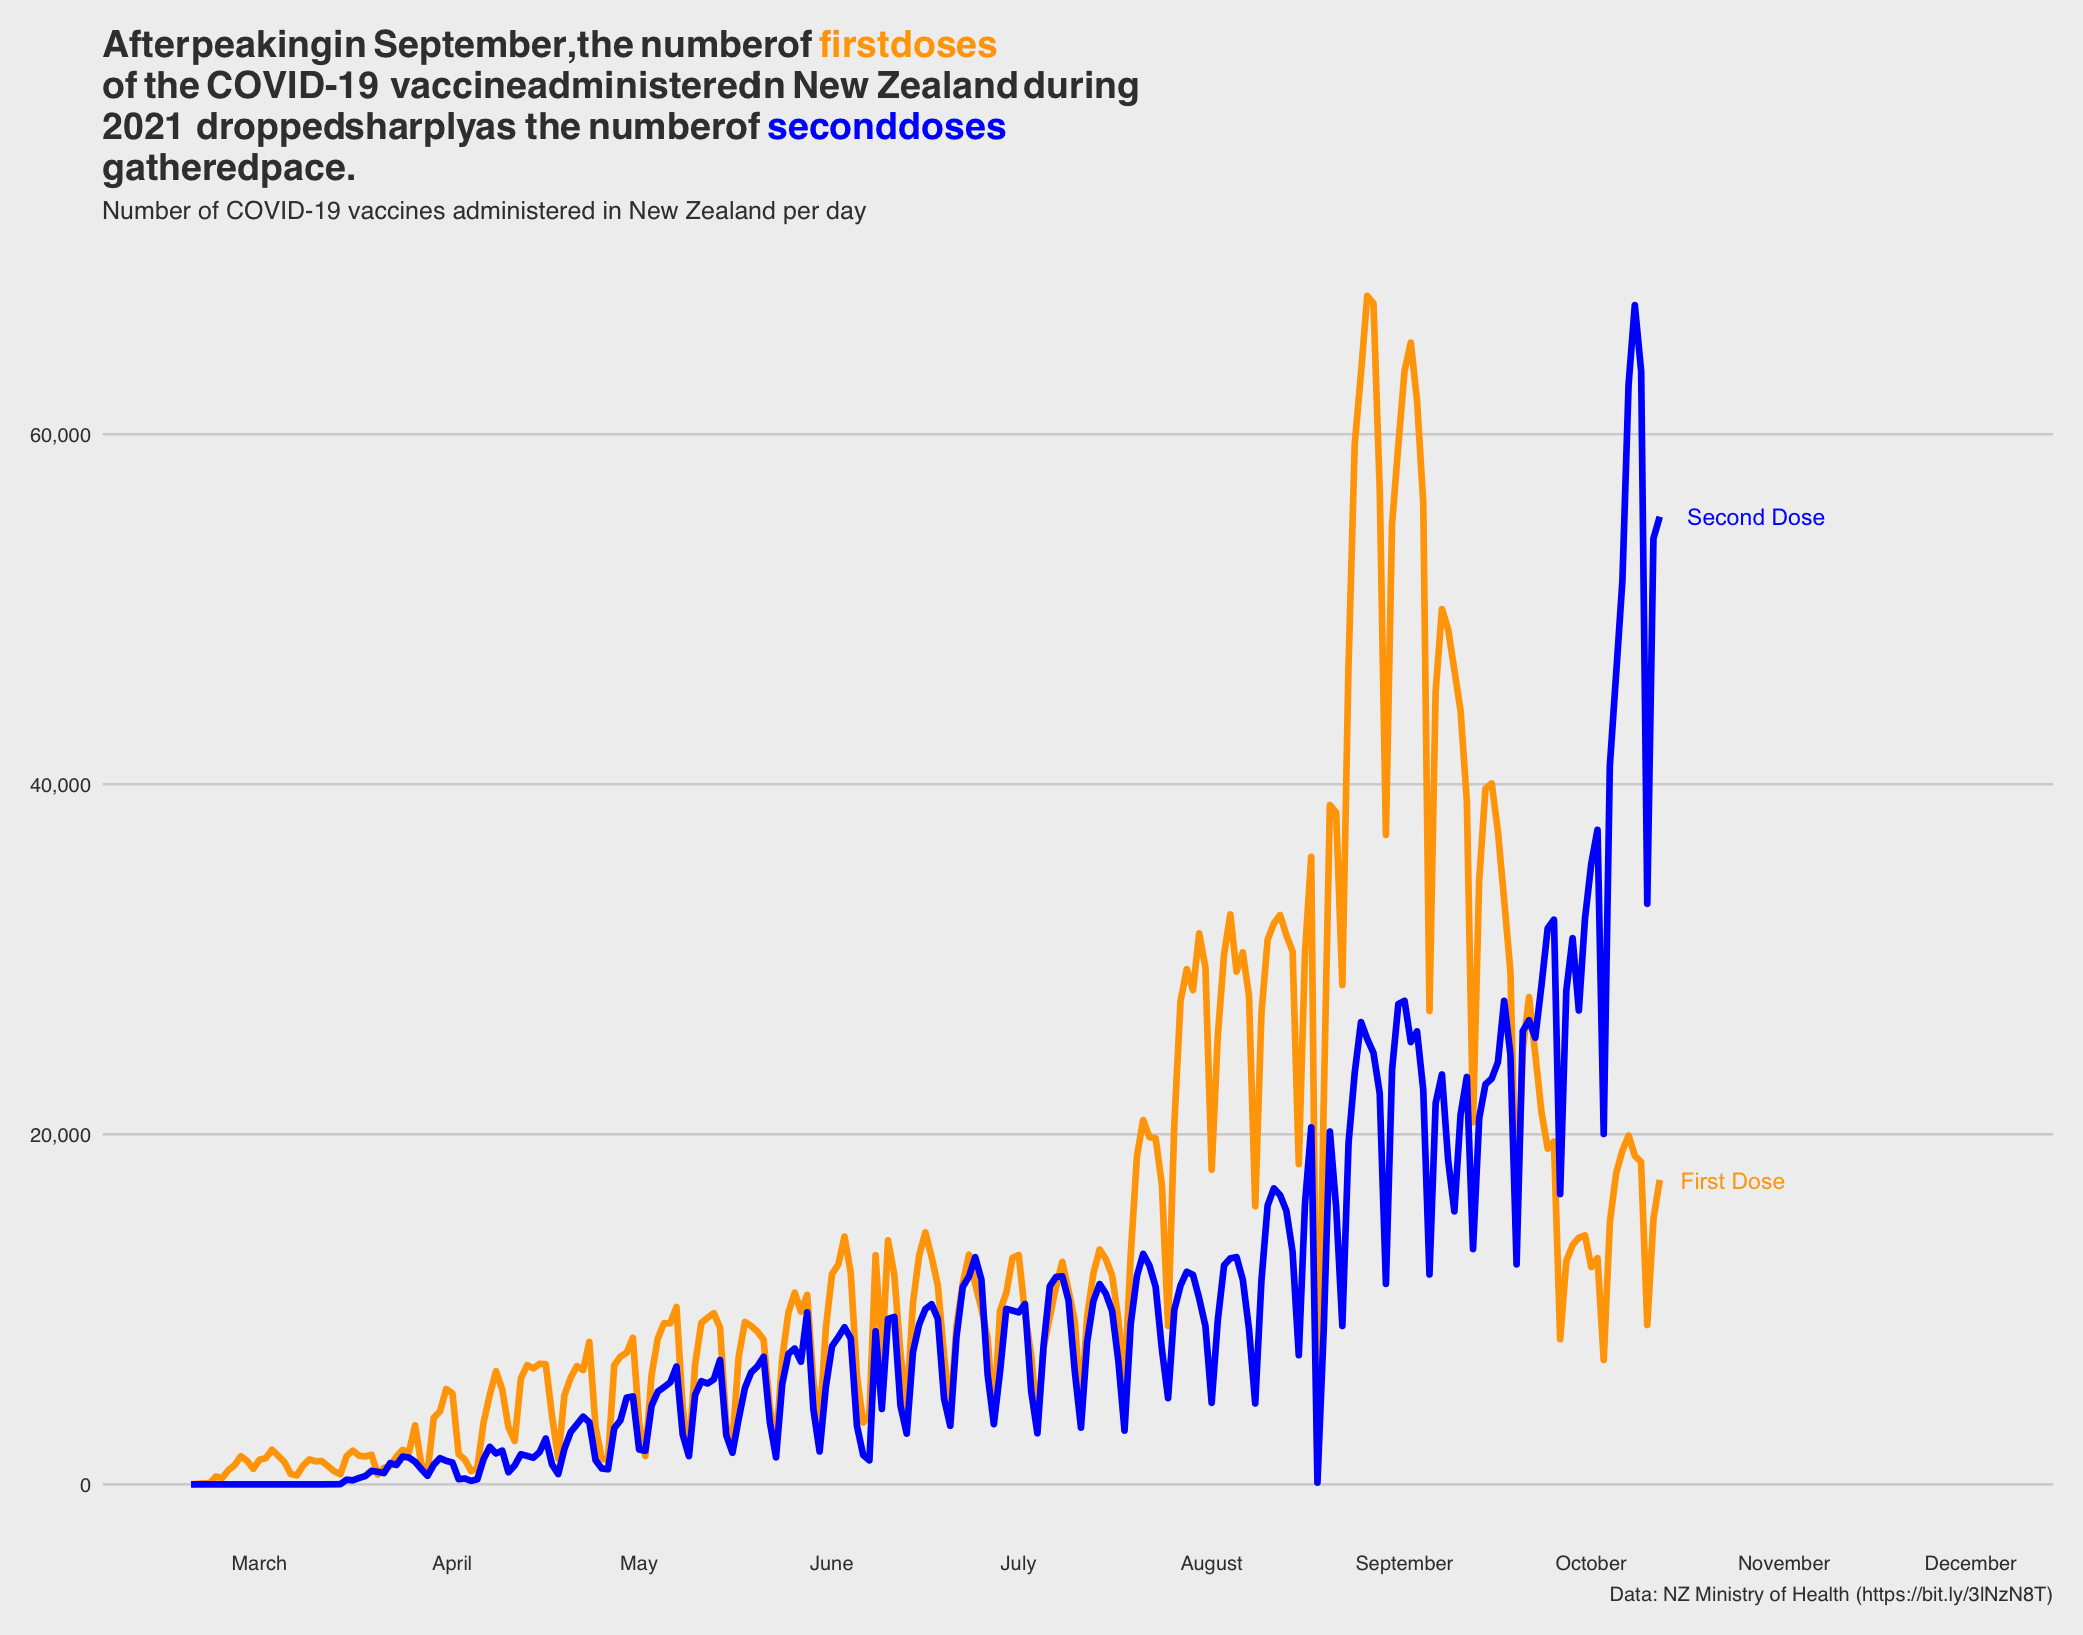

Reproduce this figure in R.
library(dplyr) # A Grammar of Data Manipulation
library(readxl) # Read Excel Files
library(janitor) # Simple Tools for Examining and Cleaning Dirty Data
library(ggplot2) # Create Elegant Data Visualisations Using the Grammar of Graphics
library(tidyr) # Tidy Messy Data
library(ggtext) # Improved Text Rendering Support for 'ggplot2'

# Source: https://www.health.govt.nz/our-work/diseases-and-conditions/covid-19-novel-coronavirus/covid-19-data-and-statistics/covid-19-vaccine-data
vaccinations <- read_excel(here::here("lines/covid_vaccinations_12_10_2021-v2.xlsx"), sheet = 5) %>% 
  clean_names() %>% 
  pivot_longer(2:3, names_to = "dose") %>% 
  mutate(date = as.Date(date))

dose_labels <- vaccinations %>% 
  filter(date == max(date)) %>% 
  arrange(dose) %>% 
  mutate(palette = c("orange", "blue"), labels = c("First Dose", "Second Dose"))

range <- c(as.Date("2021-02-18"), as.Date("2021-11-30"))

vaccinations %>% 
  ggplot(aes(x = date, y = value, fill = dose, color = dose)) +
  geom_line(size = 1.5) +
  annotate("text", x = dose_labels$date, y = dose_labels$value, label = dose_labels$labels, color = dose_labels$palette, hjust = -0.2) +
  scale_color_manual(values = dose_labels$palette) +
  ggthemes::theme_fivethirtyeight() +
  theme(legend.position = "none", panel.grid.major.x = element_blank()) +
  scale_y_continuous(labels = scales::label_comma()) +
  scale_x_date(limits = range, breaks = "1 month", labels = scales::label_date("%B")) +
  labs(
    title = "After peaking in September, the number of <span style='color: orange'>first doses</span><br>of the COVID-19 vaccine administered in New Zealand during<br>2021 dropped sharply as the number of <span style='color:blue'>second doses</span><br>gathered pace.",
    subtitle = "Number of COVID-19 vaccines administered in New Zealand per day",
    caption = "Data: NZ Ministry of Health (https://bit.ly/3lNzN8T)"
  ) +
  theme(plot.title = element_markdown(lineheight = 1.1))

ggsave(filename = "NZ_vaccinations_original.png", path = here::here("lines"), dpi = 150)
